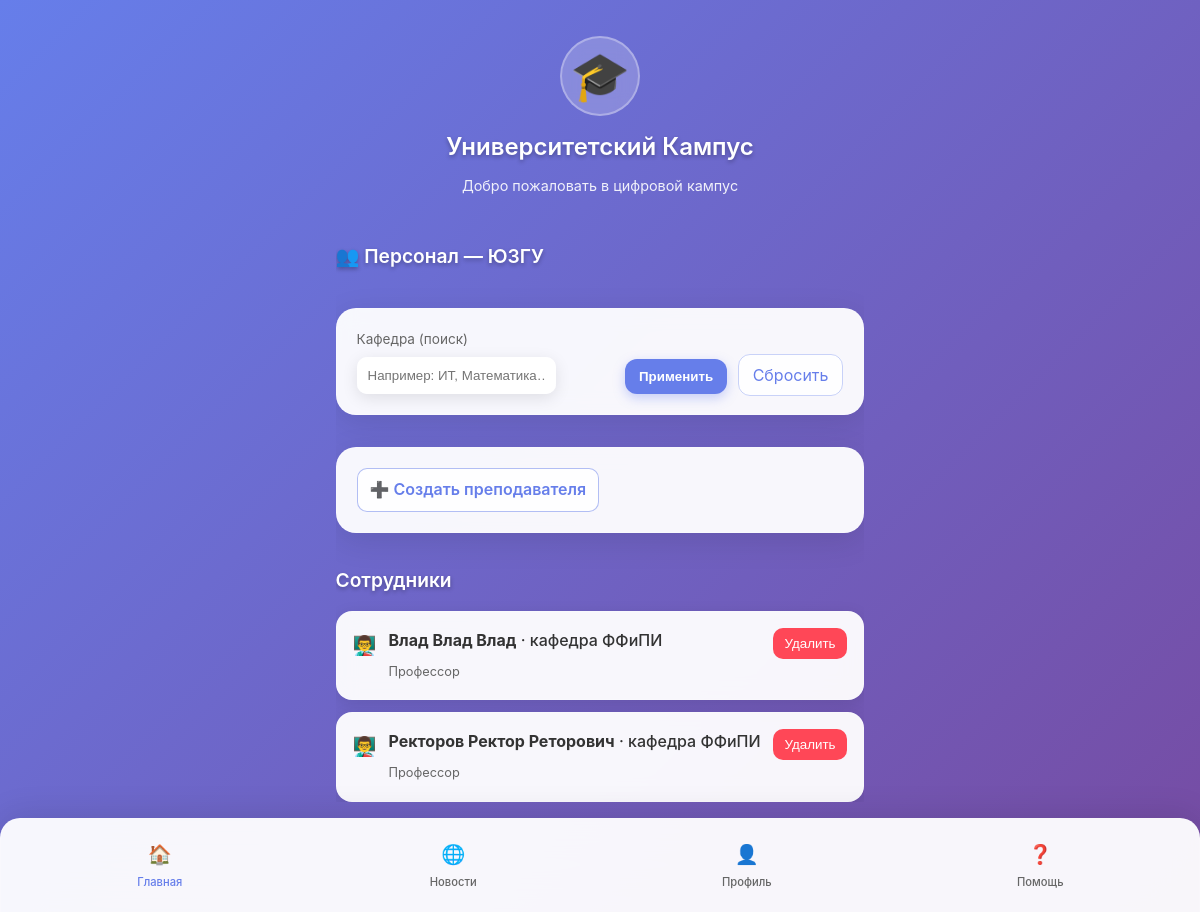
/moderation_staff/, run on the app's committed database.
### main/models.py (models this page shows, shortened)
class University(models.Model):
    name = models.CharField("Название университета", max_length=256, unique=True) # название
    short_name = models.CharField("Короткое имя", max_length=64, unique=True) # скоращенное название
    city = models.CharField("Город", max_length=128, blank=True)
    description = models.TextField(blank=True)
    contact_email = models.EmailField(blank=True)

class Teacher(models.Model):
    person = models.OneToOneField(Person, on_delete=models.CASCADE, related_name='teacher')
    academic_title = models.CharField(max_length=128, blank=True)
    department = models.CharField(max_length=255, blank=True)
    university = models.ForeignKey('University', on_delete=models.CASCADE, related_name='teachers')

class Person(models.Model):
    user = models.OneToOneField(
        settings.AUTH_USER_MODEL, on_delete=models.SET_NULL, null=True, blank=True,
        related_name='person', help_text="Связь с Django User (если есть)"
    )
    last_name = models.CharField("Фамилия", max_length=128)
    first_name = models.CharField("Имя", max_length=128)
    middle_name = models.CharField("Отчество", max_length=128, blank=True)
    role = models.ForeignKey('Role', related_name='role', on_delete=models.SET_NULL, null=True, blank=True)
    email = models.EmailField(blank=True)
    phone = models.CharField(max_length=32, blank=True)
    vk_user_id = models.CharField(
        "VK/Max user id", max_length=64, blank=True, db_index=True
    )
    class Meta:
        indexes = [models.Index(fields=["vk_user_id"])]
    def __str__(self):
        return f"{self.last_name} {self.first_name}"

### main/views/moderation.py (the view, shortened to what this page needs)
# urls.py: path('moderation_staff/', views.moderation_staff, name='moderation_staff'),
def moderation_staff(request):
    user = Person.objects.filter(pk=5).first().user
    if not is_moderator_min(user, 2):
        return HttpResponseForbidden("Недостаточно прав")
    current_uni = _resolve_current_university(user)
    department_q = (request.GET.get("department") or "").strip()
    teachers_qs = (
        Teacher.objects
        .filter(university=current_uni)
        .select_related("person", "university")
        .order_by("person__last_name", "person__first_name")
    )
    if department_q:
        teachers_qs = teachers_qs.filter(department__icontains=department_q)
    paginator = Paginator(teachers_qs, 20)
    page_number = request.GET.get("page") or 1
    page_obj = paginator.get_page(page_number)
    if request.method == "POST":
        action = request.POST.get("action")
        if action == "create":
            form = TeacherCreateForm(request.POST)
            if form.is_valid():
                form.save(university=current_uni)
                messages.success(request, "Преподаватель создан, роль человека переключена на Teacher.")
                return redirect("moderation_staff")
            else:
                messages.error(request, "Проверьте форму — есть ошибки.")
        elif action == "delete":
            teacher_id = request.POST.get("teacher_id")
            try:
                t = Teacher.objects.select_related("person").get(id=teacher_id, university=current_uni)
            except Teacher.DoesNotExist:
                messages.error(request, "Преподаватель не найден в текущем университете.")
            else:
                guest_role, _ = Role.objects.get_or_create(permission="Guest", defaults={"name": "Гость"})
                p = t.person
                t.delete()
                p.role = guest_role
                p.save(update_fields=["role"])
                messages.success(request, "Учётка преподавателя удалена, роль человека переключена на Guest.")
            return redirect("moderation_staff")
        else:
            messages.error(request, "Неизвестное действие.")
            return redirect("moderation_staff")
    else:
        form = TeacherCreateForm()
    context = {
        "current_university": current_uni,
        "page_obj": page_obj,
        "paginator": paginator,
        "can_manage": True,
        "form": form,
        "department_q": department_q,
    }
    return render(request, "main/moderation/moderation_staff.html", context)

### main/forms/teacher_create.py (shortened to what this page needs)
class TeacherCreateForm(forms.Form):
    person = forms.ModelChoiceField(
        queryset=Person.objects.filter(teacher__isnull=True),
        label="Человек",
        help_text="Выберите Person без роли Teacher",
    )
    academic_title = forms.CharField(label="Учёное звание", max_length=128, required=False)
    department = forms.CharField(label="Кафедра", max_length=255, required=False)

### main/utils/permissions.py (called while the page is built)
def get_person(user):
    return getattr(user, "person", None)

def get_role_code(user):
    person = get_person(user)
    role = getattr(person, "role", None) if person else None
    return getattr(role, "permission", None)

def moderator_level(code):
    if code == "Moderator_3lvl":
        return 3
    if code == "Moderator_2lvl":
        return 2
    if code == "Moderator_1lvl":
        return 1
    return 0

def is_moderator_min(user, min_level: int):
    return moderator_level(get_role_code(user)) >= min_level

### main/views/moderation.py (called while the page is built)
def _resolve_current_university(user):
    person = getattr(user, "person", None)
    if person:
        teacher = getattr(person, "teacher", None)
        if teacher and teacher.university_id:
            return teacher.university
        student = getattr(person, "student", None)
        if student and student.university_id:
            return student.university
    return University.objects.order_by("id").first()

### main/templates/main/moderation/moderation_staff.html (shortened to what this page needs)
{% extends 'main/index.html' %}
{% load static %}
{% block extra_styles %}
    <link rel="stylesheet" href="{% static 'css/moderation_staff.css' %}">
{% endblock %}
{% block content %}
    <section class="main-content">
        <h2 class="section-title">👥 Персонал — {{ current_university.short_name }}</h2>
        <section class="user-card" style="margin-bottom:12px;">
            <form method="get" class="filters"
                  style="display:flex; gap:12px; width:100%; align-items:flex-end; flex-wrap:wrap;">
                <div style="flex:1; min-width:220px;">
                    <label for="f_department" style="display:block; font-size:.85rem; color:#666; margin-bottom:6px;">Кафедра
                        (поиск)</label>
                    <input id="f_department" name="department" value="{{ department_q }}"
                           placeholder="Например: ИТ, Математика…" class="action-card"
                           style="padding:10px; border-radius:10px;">
                </div>
                <div>
                    <button type="submit" class="btn-indigo">Применить</button>
                    <a href="{% url 'moderation_staff' %}" class="btn-ghost" style="margin-left:6px;">Сбросить</a>
                </div>
            </form>
        </section>
        {% if can_manage %}
            <section class="user-card" style="margin-bottom:12px;">
                <details class="collapsible">
                    <summary class="btn-indigo-outline">➕ Создать преподавателя</summary>
                </details>
            </section>
        {% endif %}
        <section class="notifications">
            <h3 class="section-title">Сотрудники</h3>
            <div class="notifications-list">
                {% if page_obj and page_obj.object_list %}
                    {% for t in page_obj.object_list %}
                        <div class="notification-item">
                            <div class="notification-icon">👨‍🏫</div>
                            <div class="notification-content" style="flex:1;">
                                <p class="notification-text">
                                    <strong>{{ t.person.last_name }}
                                        {{ t.person.first_name }}{% if t.person.middle_name %}
                                            {{ t.person.middle_name }}{% endif %}</strong>
                                    {% if t.department %} · кафедра {{ t.department }}{% endif %}
                                </p>
                                <span class="notification-time">{% if t.academic_title %}
                                    {{ t.academic_title }}{% else %}—{% endif %}</span>
                            </div>
                            {% if can_manage %}
                                <form method="post" style="margin-left:auto;">
                                    <button type="submit" class="btn-danger"
                                            onclick="return confirm('Удалить роль Teacher? Роль человека станет Guest.');">
                                        Удалить
                                    </button>
                                </form>
                            {% endif %}
                        </div>
                    {% endfor %}
                {% endif %}
            </div>
        </section>
    </section>
{% endblock %}

### main/static/css/styles.css (style rules this page uses)
* { margin: 0; padding: 0; box-sizing: border-box; -webkit-tap-highlight-color: transparent; }
html, body { height: 100%; }
body { font-family: -apple-system, BlinkMacSystemFont, 'Segoe UI', Roboto, Oxygen, Ubuntu, sans-serif; background: linear-gradient(135deg, #667eea 0%, #764ba2 100%); color: #333; line-height: 1.6; min-height: 100vh; padding: env(safe-area-inset-top) env(safe-area-inset-right) env(safe-area-inset-bottom) env(safe-area-inset-left); display: flex; flex-direction: column; background-attachment: fixed; }
.main-content { flex: 1; display: flex; flex-direction: column; gap: 20px; overflow-y: auto; -webkit-overflow-scrolling: touch; }
.user-card { background: rgba(255, 255, 255, 0.95); border-radius: 20px; padding: 20px; display: flex; align-items: center; gap: 15px; box-shadow: 0 8px 32px rgba(0, 0, 0, 0.1); backdrop-filter: blur(10px); border: 1px solid rgba(255, 255, 255, 0.2); }
.section-title { color: white; font-size: 1.2rem; font-weight: 600; margin-bottom: 16px; text-shadow: 0 2px 4px rgba(0, 0, 0, 0.3); }
.action-card { background: rgba(255, 255, 255, 0.95); border-radius: 16px; padding: 20px 16px; text-align: center; box-shadow: 0 4px 16px rgba(0, 0, 0, 0.1); backdrop-filter: blur(10px); border: 1px solid rgba(255, 255, 255, 0.2); transition: transform 0.2s ease, box-shadow 0.2s ease; cursor: pointer; display: flex; flex-direction: column; align-items: center; text-decoration: none; color: inherit; }
.notifications-list { display: flex; flex-direction: column; gap: 12px; }
.notification-item { background: rgba(255, 255, 255, 0.95); border-radius: 16px; padding: 16px; display: flex; align-items: flex-start; gap: 12px; box-shadow: 0 4px 16px rgba(0, 0, 0, 0.1); backdrop-filter: blur(10px); border: 1px solid rgba(255, 255, 255, 0.2); }
.notification-icon { font-size: 1.2rem; margin-top: 2px; }
.notification-content { flex: 1; }
.notification-text { font-weight: 500; margin-bottom: 4px; }
.notification-time { color: #666; font-size: 0.8rem; }
.main-content { scroll-behavior: smooth; }
.main-content { -ms-overflow-style: none; scrollbar-width: none; }

### main/static/css/moderation_staff.css (style rules this page uses)
.btn-indigo { background: #667eea; color: #fff; border: none; padding: 10px 14px; border-radius: 12px; box-shadow: 0 4px 12px rgba(102, 126, 234, 0.35); cursor: pointer; font-weight: 600; }
.btn-indigo-outline { display: inline-block; background: rgba(255, 255, 255, 0.9); border: 1px solid rgba(102, 126, 234, 0.5); color: #667eea; padding: 8px 12px; border-radius: 10px; cursor: pointer; font-weight: 600; }
.btn-ghost { background: rgba(255, 255, 255, 0.9); border: 1px solid rgba(102, 126, 234, 0.35); color: #667eea; padding: 10px 14px; border-radius: 12px; text-decoration: none; }
.btn-danger { background: #ff4757; color: #fff; border: none; padding: 8px 12px; border-radius: 10px; cursor: pointer; }
.collapsible { display: block; }
.collapsible > summary { list-style: none; }

### data on the page
University: short_name "ЮЗГУ"
Teacher: person.last_name "Влад", person.first_name "Влад", person.middle_name "Влад", department "ФФиПИ", academic_title "Профессор"
Teacher: person.last_name "Ректоров", person.first_name "Ректор", person.middle_name "Реторович", department "ФФиПИ", academic_title "Профессор"
